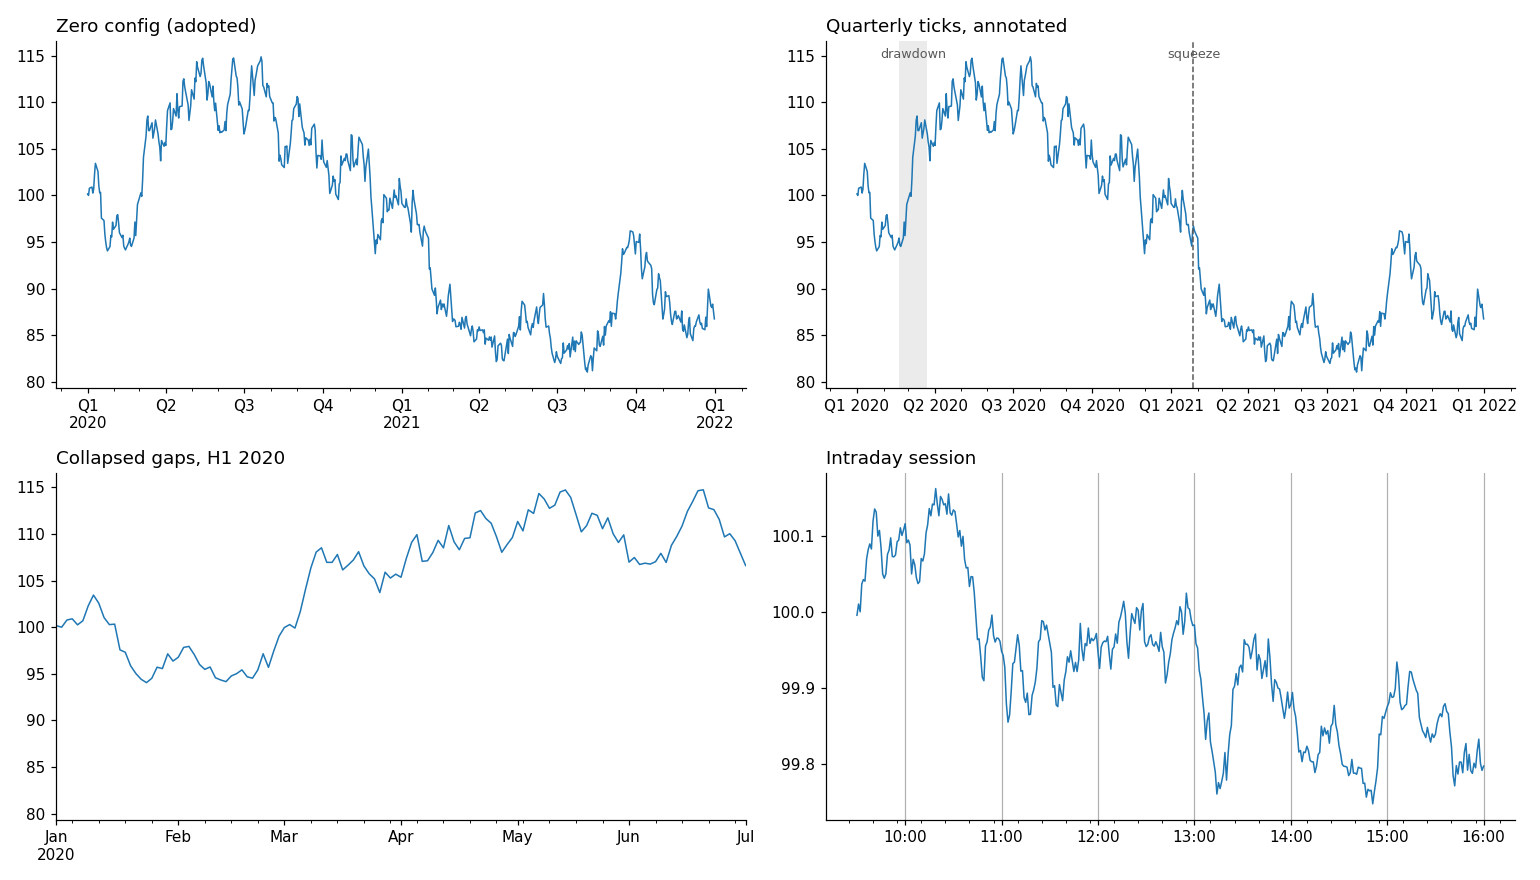

Recreate this plot in Python.
"""Visual smoke test: four panels exercising the v0.1a surface."""

import matplotlib

matplotlib.use("Agg")
import matplotlib.pyplot as plt
import numpy as np
import pandas as pd

import ggstyle as gs

rng = np.random.default_rng(0)

# Two years of weekdays, so weekends are genuine gaps.
days = pd.bdate_range("2020-01-01", "2021-12-31")
price = 100 * np.exp(np.cumsum(rng.normal(0, 0.012, len(days))))

fig, axes = plt.subplots(2, 2, figsize=(14, 8))

# 1. Zero config: adopt a plain matplotlib plot, change nothing.
ax = axes[0, 0]
ax.plot(days, price, lw=1)
gs.dates(ax)
ax.set_title("Zero config (adopted)", loc="left")

# 2. Explicit cadence, format, and a drawdown span.
ax = axes[0, 1]
ax.plot(days, price, lw=1)
gs.dates(ax).ticks("quarterly").fmt("quarter").span(
    "2020-02-19", "2020-03-23", label="drawdown"
).vline("2021-01-27", label="squeeze")
ax.set_title("Quarterly ticks, annotated", loc="left")

# 3. Collapsed weekends, monthly ticks landing on real trading days.
ax = axes[1, 0]
ax.plot(days, price, lw=1)
gs.dates(ax).collapse().ticks("monthly").fmt("concise").zoom("2020-01", "2020-06")
ax.set_title("Collapsed gaps, H1 2020", loc="left")

# 4. Intraday: one session, minute bars.
ax = axes[1, 1]
session = pd.date_range("2024-03-15 09:30", "2024-03-15 16:00", freq="min")
intraday = 100 + np.cumsum(rng.normal(0, 0.02, len(session)))
ax.plot(session, intraday, lw=1)
gs.dates(ax).ticks(every="1h").fmt("time").grid("1h")
ax.set_title("Intraday session", loc="left")

for row in axes:
    for ax in row:
        ax.spines[["top", "right"]].set_visible(False)

fig.tight_layout()
fig.savefig("smoke.png", dpi=110)
print("wrote smoke.png")

# Report what actually landed, so the numbers can be checked against the picture.
for name, ax in zip(
    ["zero-config", "quarterly", "collapsed", "intraday"], axes.ravel(), strict=True
):
    text = [t.get_text().replace("\n", "|") for t in ax.get_xticklabels()]
    print(f"{name:12s} {len(text):2d} ticks: {text[:8]}")
